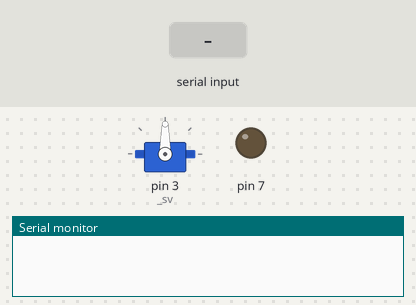
Recording of a sketch running on a simulated Arduino Uno, built with avr-gcc and run on an emulated ATmega328P. On the bench: servo, output pins drawn as LEDs (lit = HIGH), the last lines printed to the serial monitor. The inputs (shaded band) are chosen by the test bench.

Above: at 1.2 s.
1.3 s: "1" received over Serial
At 2.1 s:
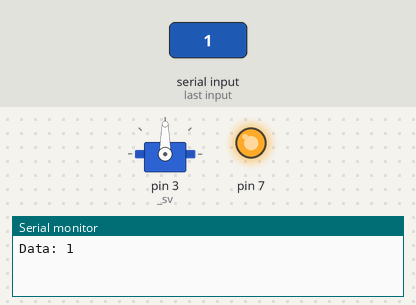
2.9 s: "R" received over Serial
At 3.4 s:
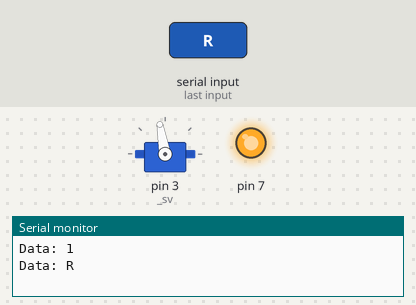
4.5 s: "0" received over Serial
At 5.7 s:
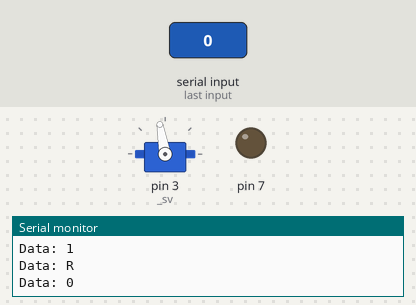
Timing chart, 0 to 7.5 s (numbered marks = the images above; inputs shaded):
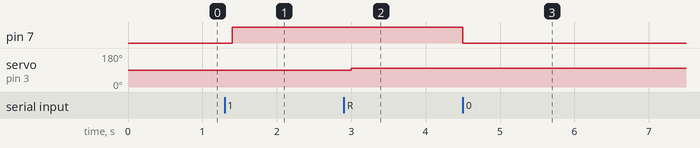

Measured:
- after the input at 1.3 s, pin 7: LOW → HIGH after 0.10 s
- after the input at 2.9 s, servo on pin 3 (_sv): 90° → 100° after 0.10 s
- after the input at 4.5 s, pin 7: HIGH → LOW at once

The sketch:

LED_Control_by_App.ino
```cpp
#include <Servo.h>

bool _isLED = false;
Servo _sv;
int _value = 90;

void setup() {
  // put your setup code here, to run once:
  Serial.begin(9600);

  //LED 초기설정
  pinMode(7, OUTPUT);
  digitalWrite(7,HIGH);

  //서보모터 초기설정
  _sv.attach(3);
  _sv.write(_value);
}

void loop() {
  // put your main code here, to run repeatedly:
  char data;
  if (Serial.available() > 0) {
    data = Serial.read();

    // 정제
    if (data == '1' || data == '0'){
      if (data == '1')
        _isLED = true;
      else
        _isLED = false;
    }

    if (data == 'R'){
      _value += 10;
      _sv.write(_value);
     }
     if (data == 'L'){
      _value -= 10;
      _sv.write(_value);
     }

     Serial.print("Data: ");
     Serial.println(data);
  }

  ControlLED();

  delay(100);
}

void ControlLED(){
  if (_isLED)
      digitalWrite(7, HIGH);
    else
      digitalWrite(7,LOW);
}
```
